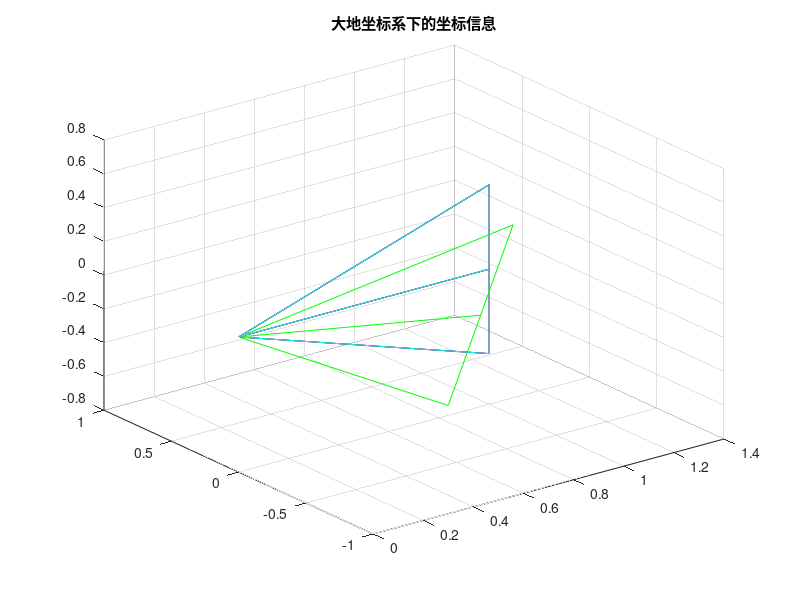
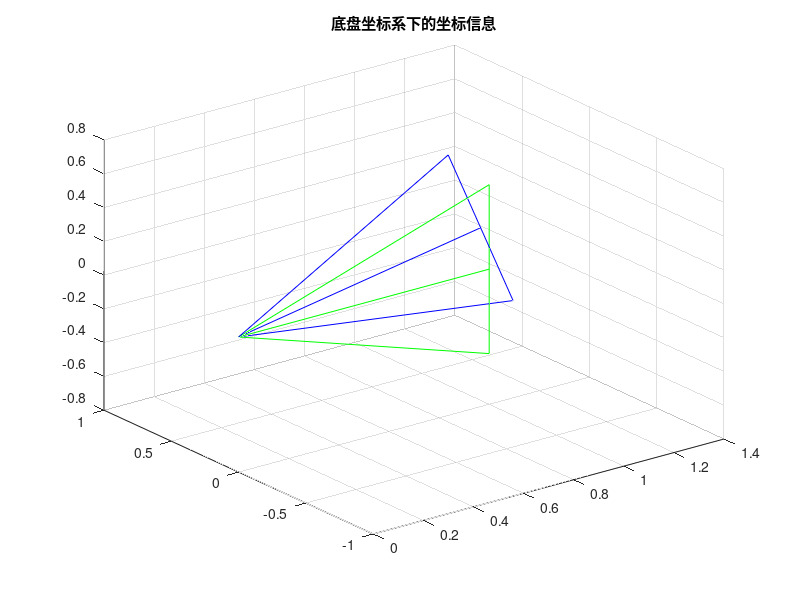

Here is the MATLAB script that generated these plots, in order: (Note: this script raises an error after producing the figures.)
clearvars; % 清空工作区

% 大地坐标系下目标方位
targetyaw = 0;
targetpitch = 0;
% 当前的云台姿态
nowpitch = 0;
nowyaw = 0;
nowroll = 0;
nowmotorpitch = pi/12;
nowmotoryaw = 0;% 由于只需要输出误差, 所以默认当前云台方向为 0

% 大地坐标系下基准方向, 即 Yaw=Pitch=Roll=0
x=[1,0,0.5;1,0,-0.5]';
plot3(x(1,1:end),x(2,1:end),x(3,1:end),'blue');
grid on;
hold on;
plot3([x(1,1),0],[x(2,1),0],[x(3,1),0],'blue');
plot3([x(1,2),0],[x(2,2),0],[x(3,2),0],'blue');
tempx=(x(1:end,1)+x(1:end,2))/2;
plot3([tempx(1),0],[tempx(2),0],[tempx(3),0],'blue');
title('大地坐标系下的坐标信息');

% 旋转顺序 Yaw-Pitch-Roll 旋转方式内旋
% 在大地坐标系下描述目标, 只有两个自由度
Ryaw=[cos(targetyaw),-sin(targetyaw),0;sin(targetyaw),cos(targetyaw),0;0,0,1];
Rpitch=[cos(targetpitch),0,-sin(targetpitch);0,1,0;sin(targetpitch),0,cos(targetpitch)];
x1=Ryaw*Rpitch*x;
% 大地坐标系下目标方向
plot3(x1(1,1:end),x1(2,1:end),x1(3,1:end),'red');
plot3([x1(1,1),0],[x1(2,1),0],[x1(3,1),0],'red');
plot3([x1(1,2),0],[x1(2,2),0],[x1(3,2),0],'red');
tempx=(x1(1:end,1)+x1(1:end,2))/2;
plot3([tempx(1),0],[tempx(2),0],[tempx(3),0],'red');

% 计算当前云台姿态坐标
RyawGimbal=[cos(nowyaw),-sin(nowyaw),0;sin(nowyaw),cos(nowyaw),0;0,0,1];
RpitchGimbal=[cos(nowpitch),0,sin(nowpitch);0,1,0;-sin(nowpitch),0,cos(nowpitch)];
RrollGimbal=[1,0,0;0,cos(nowroll),-sin(nowroll);0,sin(nowroll),cos(nowroll)];
RGimbalFromGround = RyawGimbal*RpitchGimbal*RrollGimbal;
xGimbal = RGimbalFromGround*x;
plot3(xGimbal(1,1:end),xGimbal(2,1:end),xGimbal(3,1:end),'cyan');
plot3([xGimbal(1,1),0],[xGimbal(2,1),0],[xGimbal(3,1),0],'cyan');
plot3([xGimbal(1,2),0],[xGimbal(2,2),0],[xGimbal(3,2),0],'cyan');
tempx=(xGimbal(1:end,1)+xGimbal(1:end,2))/2;
plot3([tempx(1),0],[tempx(2),0],[tempx(3),0],'cyan');
% 计算当前底盘姿态
up = RGimbalFromGround*[0;1;0];% 云台坐标系下 Pitch 轴旋转轴(x 轴)方向
targetpitchx=-nowmotorpitch;
RchassisPitch=[up(1)*up(1)*(1-cos(targetpitchx))+cos(targetpitchx),up(1)*up(2)*(1-cos(targetpitchx))+up(3)*sin(targetpitchx),up(1)*up(3)*(1-cos(targetpitchx))-up(2)*sin(targetpitchx);
               up(1)*up(2)*(1-cos(targetpitchx))-up(3)*sin(targetpitchx),up(2)*up(2)*(1-cos(targetpitchx))+cos(targetpitchx),up(2)*up(3)*(1-cos(targetpitchx))+up(1)*sin(targetpitchx);
               up(1)*up(3)*(1-cos(targetpitchx))+up(2)*sin(targetpitchx),up(2)*up(3)*(1-cos(targetpitchx))-up(1)*sin(targetpitchx),up(3)*up(3)*(1-cos(targetpitchx))+cos(targetpitchx)];
RChassisFromGround = RchassisPitch*RGimbalFromGround;
x0=RChassisFromGround*x;
plot3(x0(1,1:end),x0(2,1:end),x0(3,1:end),'green');
plot3([x0(1,1),0],[x0(2,1),0],[x0(3,1),0],'green');
plot3([x0(1,2),0],[x0(2,2),0],[x0(3,2),0],'green');
tempx=(x0(1:end,1)+x0(1:end,2))/2;
plot3([tempx(1),0],[tempx(2),0],[tempx(3),0],'green');

%从底盘基准坐标系到目标的旋转
figure(2);
xx=[1,0,0.5;1,0,-0.5]';
%绘制起始观测坐标
plot3(xx(1,1:end),xx(2,1:end),xx(3,1:end),'green');
grid on;
hold on;
plot3([xx(1,1),0],[xx(2,1),0],[xx(3,1),0],'green');
plot3([xx(1,2),0],[xx(2,2),0],[xx(3,2),0],'green');
tempx=(xx(1:end,1)+xx(1:end,2))/2;
plot3([tempx(1),0],[tempx(2),0],[tempx(3),0],'green');
title('底盘坐标系下的坐标信息');
%绘制大地坐标系坐标
x2=(RchassisPitch*RyawGimbal*RpitchGimbal*RrollGimbal)\xx;
plot3(x2(1,1:end),x2(2,1:end),x2(3,1:end),'blue');
plot3([x2(1,1),0],[x2(2,1),0],[x2(3,1),0],'blue');
plot3([x2(1,2),0],[x2(2,2),0],[x2(3,2),0],'blue');
tempx=(x2(1:end,1)+x2(1:end,2))/2;
plot3([tempx(1),0],[tempx(2),0],[tempx(3),0],'blue');
%给出底盘姿态欧拉角(相对大地坐标系)
Chassis=rotm2eul(inv(RchassisPitch*RyawGimbal*RpitchGimbal*RrollGimbal));
ChassisYaw=Chassis(1);
ChassisPitch=Chassis(2);
ChassisRoll=Chassis(3);

%绘制目标坐标
uy=x2(1:end,1)-x2(1:end,2);
targetyawx=-targetyaw;
R1=[uy(1)*uy(1)*(1-cos(targetyawx))+cos(targetyawx),uy(1)*uy(2)*(1-cos(targetyawx))+uy(3)*sin(targetyawx),uy(1)*uy(3)*(1-cos(targetyawx))-uy(2)*sin(targetyawx);
    uy(1)*uy(2)*(1-cos(targetyawx))-uy(3)*sin(targetyawx),uy(2)*uy(2)*(1-cos(targetyawx))+cos(targetyawx),uy(2)*uy(3)*(1-cos(targetyawx))+uy(1)*sin(targetyawx);
    uy(1)*uy(3)*(1-cos(targetyawx))+uy(2)*sin(targetyawx),uy(2)*uy(3)*(1-cos(targetyawx))-uy(1)*sin(targetyawx),uy(3)*uy(3)*(1-cos(targetyawx))+cos(targetyawx)];
ur=(x2(1:end,1)+x2(1:end,2))/2;
up=cross(ur,uy);
targetpitchx=-targetpitch;
R2=[up(1)*up(1)*(1-cos(targetpitchx))+cos(targetpitchx),up(1)*up(2)*(1-cos(targetpitchx))+up(3)*sin(targetpitchx),up(1)*up(3)*(1-cos(targetpitchx))-up(2)*sin(targetpitchx);
    up(1)*up(2)*(1-cos(targetpitchx))-up(3)*sin(targetpitchx),up(2)*up(2)*(1-cos(targetpitchx))+cos(targetpitchx),up(2)*up(3)*(1-cos(targetpitchx))+up(1)*sin(targetpitchx);
    up(1)*up(3)*(1-cos(targetpitchx))+up(2)*sin(targetpitchx),up(2)*up(3)*(1-cos(targetpitchx))-up(1)*sin(targetpitchx),up(3)*up(3)*(1-cos(targetpitchx))+cos(targetpitchx)];
RTargetFromChassis = R1*R2;
xx1=RTargetFromChassis*x2;
plot3(xx1(1,1:end),xx1(2,1:end),xx1(3,1:end),'red');
plot3([xx1(1,1),0],[xx1(2,1),0],[xx1(3,1),0],'red');
plot3([xx1(1,2),0],[xx1(2,2),0],[xx1(3,2),0],'red');
tempx=(xx1(1:end,1)+xx1(1:end,2))/2;
plot3([tempx(1),0],[tempx(2),0],[tempx(3),0],'red');

%标准的旋转矩阵转欧拉角, 这里 xx2 就是 xx1
R=R1*R2/(RchassisPitch*RyawGimbal*RpitchGimbal*RrollGimbal);
s=rotm2eul(R);
RealYaw=s(1);
RealPitch=-s(2);
RealRoll=s(3);
Ryaw=[cos(RealYaw),-sin(RealYaw),0;sin(RealYaw),cos(RealYaw),0;0,0,1];
Rpitch=[cos(RealPitch),0,-sin(RealPitch);0,1,0;sin(RealPitch),0,cos(RealPitch)];
Rroll=[1,0,0;0,cos(RealRoll),-sin(RealRoll);0,sin(RealRoll),cos(RealRoll)];
xx2=Ryaw*Rpitch*Rroll*xx;
FinalPosWithStandardrotm2eul=(xx2(1:end,1)+xx2(1:end,2))/2;
disp(FinalPosWithStandardrotm2eul);

% 根据旋转矩阵计算需要转动的欧拉角
test=R*[1;0;0];
%计算需要转动的Yaw
yaw=atan(test(2)/test(1));
if((test(2)>0)&&(test(1)<0))
    yaw=yaw+pi;
elseif ((test(1)<0)&&(test(2)<0))
    yaw=yaw-pi;
end
Ryaw=[cos(yaw),-sin(yaw),0;sin(yaw),cos(yaw),0;0,0,1];
xx3=Ryaw*xx;
plot3(xx3(1,1:end),xx3(2,1:end),xx3(3,1:end),'yellow');
plot3([xx3(1,1),0],[xx3(2,1),0],[xx3(3,1),0],'yellow');
plot3([xx3(1,2),0],[xx3(2,2),0],[xx3(3,2),0],'yellow');
tempx=(xx3(1:end,1)+xx3(1:end,2))/2;
plot3([tempx(1),0],[tempx(2),0],[tempx(3),0],'yellow');
%计算需要转动的Pitch
pitch=atan(test(3)/sqrt((test(1)*test(1)+test(2)*test(2))));
Rpitch=[cos(pitch),0,-sin(pitch);0,1,0;sin(pitch),0,cos(pitch)];
xx4=Ryaw*Rpitch*xx;
plot3(xx4(1,1:end),xx4(2,1:end),xx4(3,1:end),'black');
plot3([xx4(1,1),0],[xx4(2,1),0],[xx4(3,1),0],'black');
plot3([xx4(1,2),0],[xx4(2,2),0],[xx4(3,2),0],'black');
tempx=(xx4(1:end,1)+xx4(1:end,2))/2;
plot3([tempx(1),0],[tempx(2),0],[tempx(3),0],'black');
FinalPosWithMyOwnCalc=tempx;
disp(FinalPosWithMyOwnCalc);

%输出计算结果
fprintf("大地坐标系下目标方位:\nYaw:%fdeg\tPitch:%fdeg\r\n", targetyaw/pi*180, targetpitch/pi*180);
fprintf("底盘坐标系相对大地坐标系姿态:\nPitch:%fdeg\tYaw:%fdeg\tRoll:%fdeg\r\n", ChassisPitch/pi*180,ChassisYaw/pi*180,ChassisRoll/pi*180);
fprintf("转到目标所需的云台姿态:\nYaw:%fdeg\tPitch:%fdeg\r\n", yaw/pi*180,pitch/pi*180);
fprintf("电机角度闭环误差:\nYaw:%fdeg\tPitch:%fdeg\r\n",(yaw-nowmotoryaw)/pi*180,(pitch-nowmotorpitch)/pi*180);
%说明绘图因素
fprintf("第一张图代表：大地坐标系下的底盘姿态与目标方位\n");
fprintf("蓝色三角形代表\t基础大地坐标系视角\n");
fprintf("青色三角形代表\t当前云台坐标系视角\n");
fprintf("红色三角形代表\t大地坐标系下目标方位\n");
fprintf("绿色三角形代表\t大地坐标系下地盘姿态\r\n");
fprintf("第二张图代表：底盘坐标系下的目标方位与云台姿态\n");
fprintf("绿色三角形代表\t基础底盘坐标系 视角\n");
fprintf("蓝色三角形代表\t基础大地坐标系视角\n");
fprintf("红色三角形代表\t底盘坐标系下目标方位\n");
fprintf("黄色三角形代表\t底盘坐标系下Yaw轴旋转后的云台姿态\n");
fprintf("黑色三角形代表\t底盘坐标系下Yaw、Pitch轴旋转后的云台姿态\r\n");

% 上述内容只作为思路的探究, 实际实现时发现不论用什么手段来处理, 上述计算方法的计算量都很大, 所以考虑使用四元数来等价地进行旋转操作
% 注意本段程序与上面的不同的点在于, HERO 战队步兵机器人的云台姿态坐标系是左手系, 为了贴合实际代码, 本段程序输入输出采用左手系来描述姿态

% 四元数计算时将描述姿态的左手系转换为右手系——z轴正方向向下, 但是旋转操作的正方向按照原始左手系方向
% 计算当前云台姿态坐标
QGimbalFromGround = angle2quat(-nowyaw,nowpitch,nowroll);
% 计算当前底盘姿态
p1 = quatmultiply(quatmultiply(QGimbalFromGround,[0,0,1,0]),quatinv(QGimbalFromGround)); % 云台坐标系下 Pitch 轴旋转轴方向
QchassisPitch = [cos(nowmotorpitch/2), p1(2)*sin(nowmotorpitch/2),p1(3)*sin(nowmotorpitch/2),p1(4)*sin(nowmotorpitch/2)];% 构造定轴旋转四元数
QChassisFromGround = quatmultiply(QchassisPitch,QGimbalFromGround);
% 计算底盘坐标系下目标坐标
qyaw = quatmultiply(quatmultiply(quatinv(QChassisFromGround),[0,-1,0,0]),QChassisFromGround); % Yaw 轴的旋转轴是现在的 -z 方向
Q1 = [cos(targetyaw/2), qyaw(2)*sin(targetyaw/2),qyaw(3)*sin(targetyaw/2),qyaw(4)*sin(targetyaw/2)]; % 构造定轴旋转四元数
qpitch = quatmultiply(quatmultiply(quatinv(QChassisFromGround),[0,0,1,0]),QChassisFromGround);
Q2 = [cos(targetpitch/2), qpitch(2)*sin(targetpitch/2),qpitch(3)*sin(targetpitch/2),qpitch(4)*sin(targetpitch/2)]; % 构造定轴旋转四元数
QTargetFromChassis = quatmultiply(Q1,Q2);
% 计算底盘坐标系到目标的旋转矩阵
Q = quatmultiply(QTargetFromChassis,quatinv(QChassisFromGround));
% 获得目标相对底盘坐标系的欧拉角
P = quatmultiply(quatmultiply(Q,[0,0,0,-1]),quatinv(Q));
pitch = -asin(P(2)/sqrt(P(2)^2+P(3)^2+P(4)^2));
yaw = atan(P(3)/P(4));
Error = [rad2deg(yaw-nowmotoryaw),rad2deg(pitch-nowmotorpitch)];
disp(Error);
